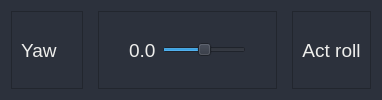
                     <widget class="QFrame" name="frame_eef_row_5">
                      <property name="minimumSize">
                       <size>
                        <width>0</width>
                        <height>50</height>
                       </size>
                      </property>
                      <property name="styleSheet">
                       <string notr="true">background-color: rgb(44, 49, 60);</string>
                      </property>
                      <property name="frameShape">
                       <enum>QFrame::NoFrame</enum>
                      </property>
                      <property name="frameShadow">
                       <enum>QFrame::Plain</enum>
                      </property>
                      <layout class="QHBoxLayout" name="horizontalLayout_140">
                       <property name="spacing">
                        <number>6</number>
                       </property>
                       <item>
                        <widget class="QFrame" name="frame_joint_seg1_ID_19">
                         <property name="minimumSize">
                          <size>
                           <width>0</width>
                           <height>0</height>
                          </size>
                         </property>
                         <property name="maximumSize">
                          <size>
                           <width>16777215</width>
                           <height>16777215</height>
                          </size>
                         </property>
                         <property name="frameShape">
                          <enum>QFrame::StyledPanel</enum>
                         </property>
                         <property name="frameShadow">
                          <enum>QFrame::Raised</enum>
                         </property>
                         <layout class="QHBoxLayout" name="horizontalLayout_141">
                          <property name="spacing">
                           <number>9</number>
                          </property>
                          <property name="topMargin">
                           <number>0</number>
                          </property>
                          <property name="rightMargin">
                           <number>25</number>
                          </property>
                          <property name="bottomMargin">
                           <number>0</number>
                          </property>
                          <item>
                           <widget class="QLabel" name="label_52">
                            <property name="font">
                             <font>
                              <pointsize>14</pointsize>
                             </font>
                            </property>
                            <property name="styleSheet">
                             <string notr="true">color: rgb(238, 238, 236);</string>
                            </property>
                            <property name="text">
                             <string>Yaw</string>
                            </property>
                           </widget>
                          </item>
                         </layout>
                        </widget>
                       </item>
                       <item>
                        <widget class="QFrame" name="frame_joint_seg1_setRoll_19">
                         <property name="minimumSize">
                          <size>
                           <width>0</width>
                           <height>0</height>
                          </size>
                         </property>
                         <property name="maximumSize">
                          <size>
                           <width>500</width>
                           <height>16777215</height>
                          </size>
                         </property>
                         <property name="frameShape">
                          <enum>QFrame::NoFrame</enum>
                         </property>
                         <property name="frameShadow">
                          <enum>QFrame::Plain</enum>
                         </property>
                         <layout class="QHBoxLayout" name="horizontalLayout_142">
                          <property name="topMargin">
                           <number>0</number>
                          </property>
                          <property name="bottomMargin">
                           <number>0</number>
                          </property>
                          <item>
                           <widget class="QFrame" name="frame_42">
                            <property name="frameShape">
                             <enum>QFrame::StyledPanel</enum>
                            </property>
                            <property name="frameShadow">
                             <enum>QFrame::Raised</enum>
                            </property>
                            <layout class="QHBoxLayout" name="horizontalLayout_143">
                             <property name="leftMargin">
                              <number>30</number>
                             </property>
                             <property name="topMargin">
                              <number>0</number>
                             </property>
                             <property name="rightMargin">
                              <number>30</number>
                             </property>
                             <property name="bottomMargin">
                              <number>0</number>
                             </property>
                             <item>
                              <widget class="QLabel" name="label_seg1_setRoll_slider_19">
                               <property name="font">
                                <font>
                                 <pointsize>14</pointsize>
                                </font>
                               </property>
                               <property name="styleSheet">
                                <string notr="true">color: rgb(238, 238, 236);</string>
                               </property>
                               <property name="text">
                                <string>0.0</string>
                               </property>
                              </widget>
                             </item>
                             <item>
                              <widget class="QSlider" name="slider_seg1_setRoll_19">
                               <property name="maximumSize">
                                <size>
                                 <width>16777215</width>
                                 <height>16777215</height>
                                </size>
                               </property>
                               <property name="minimum">
                                <number>-20</number>
                               </property>
                               <property name="maximum">
                                <number>20</number>
                               </property>
                               <property name="orientation">
                                <enum>Qt::Horizontal</enum>
                               </property>
                              </widget>
                             </item>
                            </layout>
                           </widget>
                          </item>
                         </layout>
                        </widget>
                       </item>
                       <item>
                        <widget class="QFrame" name="frame_joint_seg1_ActRoll_19">
                         <property name="frameShape">
                          <enum>QFrame::StyledPanel</enum>
                         </property>
                         <property name="frameShadow">
                          <enum>QFrame::Raised</enum>
                         </property>
                         <layout class="QHBoxLayout" name="horizontalLayout_144">
                          <property name="leftMargin">
                           <number>9</number>
                          </property>
                          <property name="topMargin">
                           <number>0</number>
                          </property>
                          <property name="bottomMargin">
                           <number>0</number>
                          </property>
                          <item>
                           <widget class="QLabel" name="Label_yaw_actual">
                            <property name="font">
                             <font>
                              <pointsize>14</pointsize>
                             </font>
                            </property>
                            <property name="layoutDirection">
                             <enum>Qt::LeftToRight</enum>
                            </property>
                            <property name="styleSheet">
                             <string notr="true">color: rgb(238, 238, 236);</string>
                            </property>
                            <property name="text">
                             <string>Act roll</string>
                            </property>
                            <property name="alignment">
                             <set>Qt::AlignCenter</set>
                            </property>
                           </widget>
                          </item>
                         </layout>
                        </widget>
                       </item>
                      </layout>
                     </widget>
